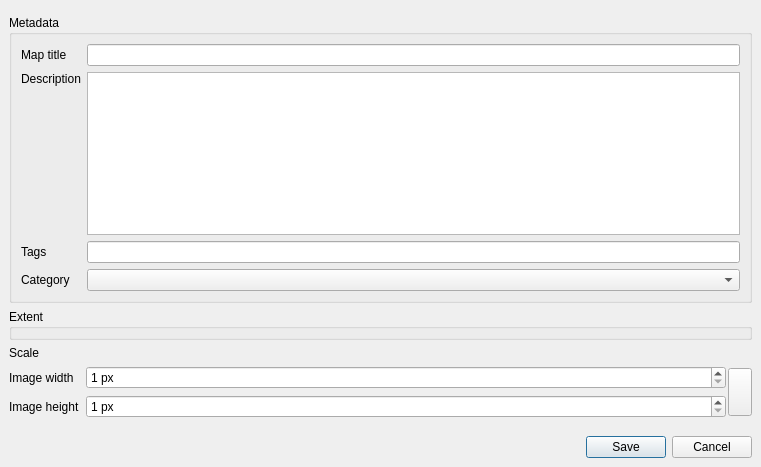
<?xml version="1.0" encoding="UTF-8"?>
<ui version="4.0">
 <class>QgsMapSaveDialog</class>
 <widget class="QDialog" name="QgsMapSaveDialog">
  <property name="geometry">
   <rect>
    <x>0</x>
    <y>0</y>
    <width>761</width>
    <height>467</height>
   </rect>
  </property>
  <property name="windowTitle">
   <string>Save Map as Image</string>
  </property>
  <layout class="QVBoxLayout" name="verticalLayout">
   <property name="leftMargin">
    <number>0</number>
   </property>
   <property name="topMargin">
    <number>0</number>
   </property>
   <property name="rightMargin">
    <number>0</number>
   </property>
   <property name="bottomMargin">
    <number>0</number>
   </property>
   <item>
    <widget class="QgsMessageBar" name="message_bar" native="true"/>
   </item>
   <item>
    <widget class="QWidget" name="widget" native="true">
     <layout class="QVBoxLayout" name="verticalLayout_2">
      <item>
       <widget class="QGroupBox" name="groupBox">
        <property name="title">
         <string>Metadata</string>
        </property>
        <layout class="QGridLayout" name="gridLayout_2">
         <item row="2" column="0">
          <widget class="QLabel" name="label_5">
           <property name="text">
            <string>Tags</string>
           </property>
          </widget>
         </item>
         <item row="2" column="1">
          <widget class="QLineEdit" name="tags_edit"/>
         </item>
         <item row="0" column="1">
          <widget class="QLineEdit" name="map_title_edit"/>
         </item>
         <item row="1" column="1">
          <widget class="QPlainTextEdit" name="description_edit"/>
         </item>
         <item row="1" column="0">
          <widget class="QLabel" name="label_2">
           <property name="text">
            <string>Description</string>
           </property>
           <property name="alignment">
            <set>Qt::AlignLeading|Qt::AlignLeft|Qt::AlignTop</set>
           </property>
          </widget>
         </item>
         <item row="0" column="0">
          <widget class="QLabel" name="label">
           <property name="text">
            <string>Map title</string>
           </property>
          </widget>
         </item>
         <item row="3" column="0">
          <widget class="QLabel" name="label_6">
           <property name="text">
            <string>Category</string>
           </property>
          </widget>
         </item>
         <item row="3" column="1">
          <widget class="QComboBox" name="category_combo"/>
         </item>
        </layout>
       </widget>
      </item>
      <item>
       <layout class="QGridLayout" name="gridLayout" rowstretch="0,0,0,0">
        <item row="1" column="1">
         <widget class="QgsScaleWidget" name="mScaleWidget" native="true"/>
        </item>
        <item row="0" column="0" colspan="2">
         <widget class="QgsExtentGroupBox" name="mExtentGroupBox">
          <property name="focusPolicy">
           <enum>Qt::StrongFocus</enum>
          </property>
          <property name="title">
           <string>Extent</string>
          </property>
         </widget>
        </item>
        <item row="2" column="0">
         <widget class="QLabel" name="label_3">
          <property name="text">
           <string>Image width</string>
          </property>
         </widget>
        </item>
        <item row="3" column="0">
         <widget class="QLabel" name="label_4">
          <property name="text">
           <string>Image height</string>
          </property>
         </widget>
        </item>
        <item row="2" column="1" rowspan="2">
         <layout class="QGridLayout" name="gridLayout_4">
          <property name="horizontalSpacing">
           <number>0</number>
          </property>
          <property name="verticalSpacing">
           <number>6</number>
          </property>
          <item row="0" column="0">
           <widget class="QgsSpinBox" name="mOutputWidthSpinBox">
            <property name="sizePolicy">
             <sizepolicy hsizetype="Expanding" vsizetype="Fixed">
              <horstretch>0</horstretch>
              <verstretch>0</verstretch>
             </sizepolicy>
            </property>
            <property name="suffix">
             <string> px</string>
            </property>
            <property name="prefix">
             <string/>
            </property>
            <property name="minimum">
             <number>1</number>
            </property>
            <property name="maximum">
             <number>99999</number>
            </property>
            <property name="showClearButton" stdset="0">
             <bool>false</bool>
            </property>
           </widget>
          </item>
          <item row="0" column="1" rowspan="2">
           <layout class="QHBoxLayout">
            <property name="leftMargin">
             <number>2</number>
            </property>
            <property name="topMargin">
             <number>2</number>
            </property>
            <property name="rightMargin">
             <number>0</number>
            </property>
            <property name="bottomMargin">
             <number>2</number>
            </property>
            <item>
             <widget class="QgsRatioLockButton" name="mLockAspectRatio">
              <property name="sizePolicy">
               <sizepolicy hsizetype="Fixed" vsizetype="Expanding">
                <horstretch>0</horstretch>
                <verstretch>0</verstretch>
               </sizepolicy>
              </property>
              <property name="toolTip">
               <string>Lock aspect ratio (including while drawing extent onto canvas)</string>
              </property>
              <property name="leftMargin" stdset="0">
               <number>13</number>
              </property>
             </widget>
            </item>
           </layout>
          </item>
          <item row="1" column="0">
           <widget class="QgsSpinBox" name="mOutputHeightSpinBox">
            <property name="suffix">
             <string> px</string>
            </property>
            <property name="prefix">
             <string/>
            </property>
            <property name="minimum">
             <number>1</number>
            </property>
            <property name="maximum">
             <number>99999</number>
            </property>
            <property name="showClearButton" stdset="0">
             <bool>false</bool>
            </property>
           </widget>
          </item>
         </layout>
        </item>
        <item row="1" column="0">
         <widget class="QLabel" name="label_1">
          <property name="text">
           <string>Scale</string>
          </property>
         </widget>
        </item>
       </layout>
      </item>
      <item>
       <spacer name="verticalSpacer">
        <property name="orientation">
         <enum>Qt::Vertical</enum>
        </property>
        <property name="sizeHint" stdset="0">
         <size>
          <width>20</width>
          <height>40</height>
         </size>
        </property>
       </spacer>
      </item>
      <item>
       <widget class="QDialogButtonBox" name="buttonBox">
        <property name="orientation">
         <enum>Qt::Horizontal</enum>
        </property>
        <property name="standardButtons">
         <set>QDialogButtonBox::Cancel|QDialogButtonBox::Save</set>
        </property>
       </widget>
      </item>
     </layout>
    </widget>
   </item>
  </layout>
 </widget>
 <customwidgets>
  <customwidget>
   <class>QgsCollapsibleGroupBox</class>
   <extends>QGroupBox</extends>
   <header>qgscollapsiblegroupbox.h</header>
   <container>1</container>
  </customwidget>
  <customwidget>
   <class>QgsSpinBox</class>
   <extends>QSpinBox</extends>
   <header>qgsspinbox.h</header>
  </customwidget>
  <customwidget>
   <class>QgsExtentGroupBox</class>
   <extends>QgsCollapsibleGroupBox</extends>
   <header>qgsextentgroupbox.h</header>
   <container>1</container>
  </customwidget>
  <customwidget>
   <class>QgsRatioLockButton</class>
   <extends>QToolButton</extends>
   <header>qgsratiolockbutton.h</header>
   <container>1</container>
  </customwidget>
  <customwidget>
   <class>QgsScaleWidget</class>
   <extends>QWidget</extends>
   <header>qgsscalewidget.h</header>
  </customwidget>
  <customwidget>
   <class>QgsMessageBar</class>
   <extends>QWidget</extends>
   <header>qgsmessagebar.h</header>
   <container>1</container>
  </customwidget>
 </customwidgets>
 <tabstops>
  <tabstop>mExtentGroupBox</tabstop>
  <tabstop>mOutputWidthSpinBox</tabstop>
  <tabstop>mLockAspectRatio</tabstop>
  <tabstop>mOutputHeightSpinBox</tabstop>
 </tabstops>
 <resources/>
 <connections>
  <connection>
   <sender>buttonBox</sender>
   <signal>accepted()</signal>
   <receiver>QgsMapSaveDialog</receiver>
   <slot>accept()</slot>
   <hints>
    <hint type="sourcelabel">
     <x>248</x>
     <y>254</y>
    </hint>
    <hint type="destinationlabel">
     <x>157</x>
     <y>274</y>
    </hint>
   </hints>
  </connection>
  <connection>
   <sender>buttonBox</sender>
   <signal>rejected()</signal>
   <receiver>QgsMapSaveDialog</receiver>
   <slot>reject()</slot>
   <hints>
    <hint type="sourcelabel">
     <x>316</x>
     <y>260</y>
    </hint>
    <hint type="destinationlabel">
     <x>286</x>
     <y>274</y>
    </hint>
   </hints>
  </connection>
 </connections>
</ui>
